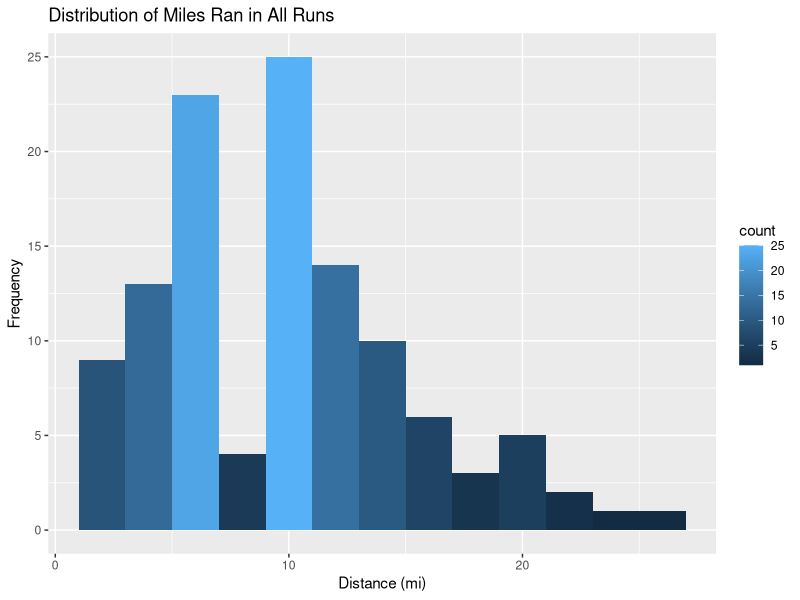
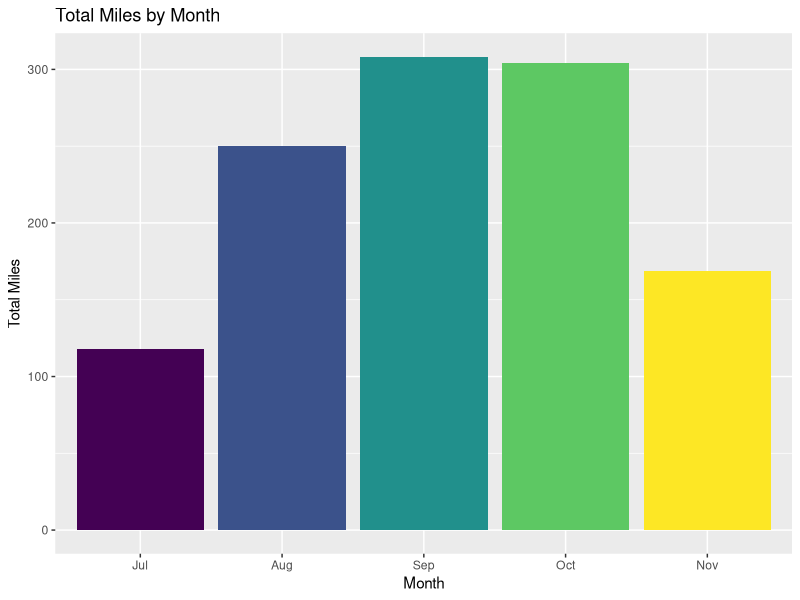
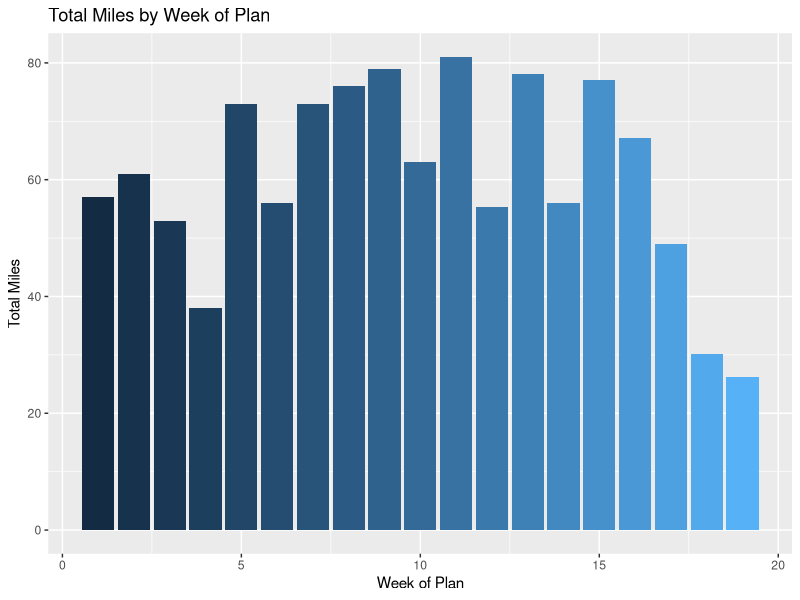
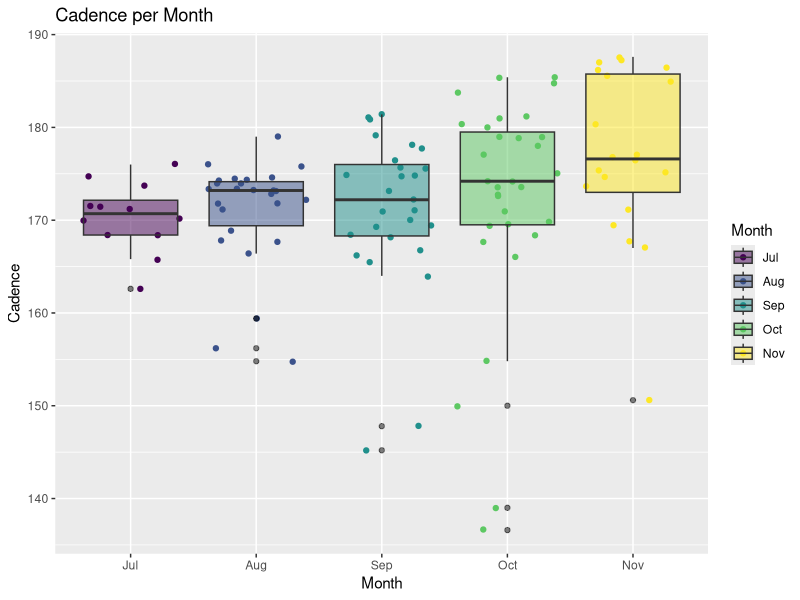
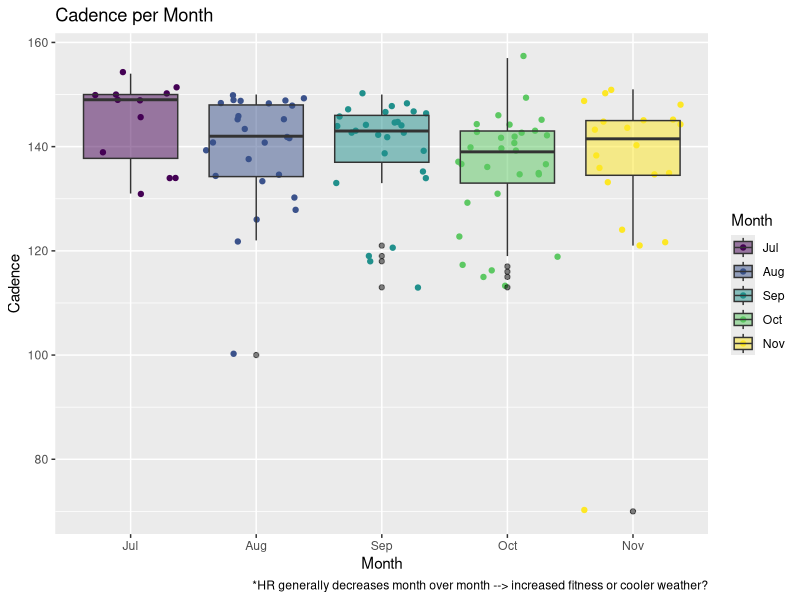
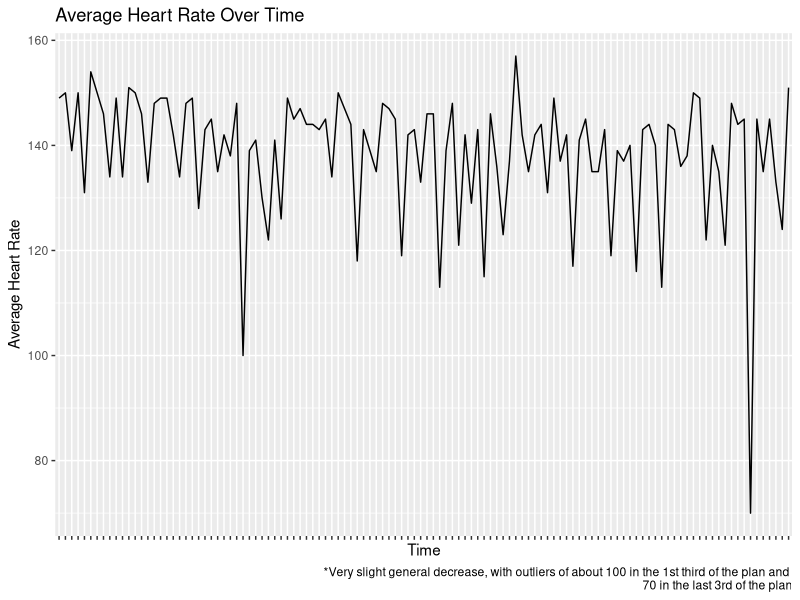
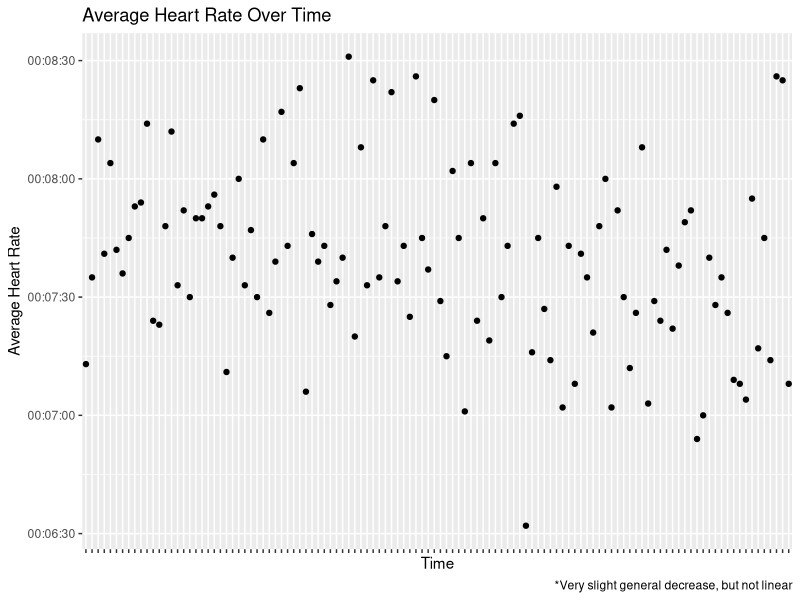
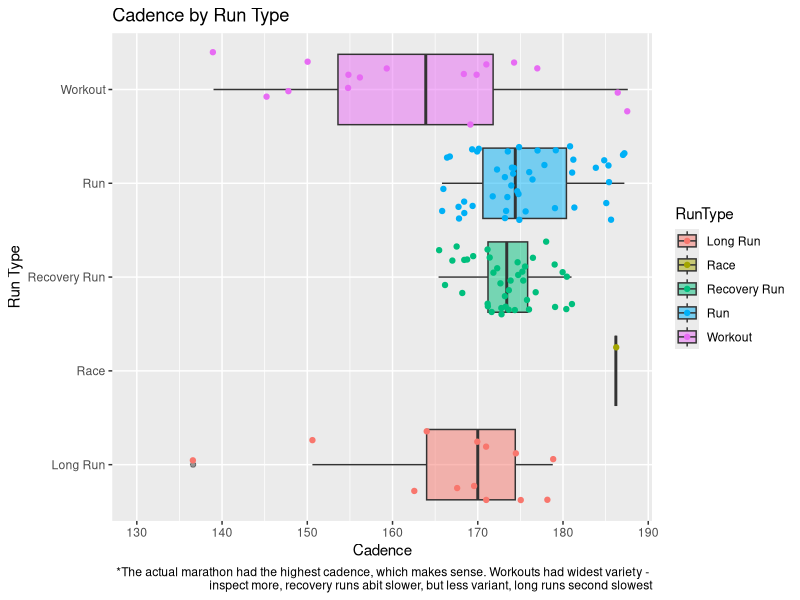

Generate these figures, in order, with R:
#install.packages("stringr")  - for manipulating string values
#install.packages("tidyr")    - data cleansing
#install.packages("plyr")     - for renaming columns

setwd("C:/Users/snewns/Dropbox/RunningAnalysis/R_Backups")
#setwd("C:/Users/Nimz/Dropbox/RunningAnalysis/R_Backups")

runs <- read.csv("cleanedMarathonTrainingData.csv")
str(runs)

#remove 1st col
runs$X <- NULL
head(runs,2)
#summary(runs)

#can't save POSIXct into CSV, must change here
runs$Time <- as.POSIXct(runs$Time)#, format = '%H:%M:%S')
runs$Avg.Pace <- as.POSIXct(runs$Avg.Pace)#, format = '%H:%M:%S')
str(runs)

#can't save ordered factors in CSV, must change here
runs$Month <- factor(runs$Month, ordered = TRUE, levels = c("Jul","Aug","Sep","Oct","Nov"))
class(runs$Month)

#load ggplot2
library(ggplot2)

#distance histogram
ggplot(data = runs, aes(x = Distance)) + 
  geom_histogram(binwidth = 2, aes(fill = ..count..)) + 
  xlab("Distance (mi)") + 
  ylab("Frequency") + 
  ggtitle("Distribution of Miles Ran in All Runs") 
  #labs(caption="*Majority of runs were between 9 and 11 miles, 
    #   with a suprisingly low number of runs between 7 and 9 miles")

#check data
tapply(runs$Distance,runs$Month,sum)


#graph table above --> miles by month bars
ggplot(data = runs, aes(x = Month, y = Distance, fill = Month)) + 
  geom_bar(stat="identity") +
  xlab("Month") + 
  ylab("Total Miles") + 
  guides(fill=FALSE) +
  ggtitle("Total Miles by Month")

ggplot(data = runs, aes(x = weekNumber, y = Distance, fill = weekNumber)) + 
  geom_bar(stat="identity") +
  xlab("Week of Plan") + 
  ylab("Total Miles") + 
  guides(fill=FALSE) +
  ggtitle("Total Miles by Week of Plan")

#avg. cadence grouped by month
ggplot(data = runs, aes(Month, Cad)) + 
  geom_jitter(aes(colour = Month)) +
  geom_boxplot(aes(fill = Month), 
               outlier.colour = "black", alpha = 0.5) + #geom_jitter()
  xlab("Month") + 
  ylab("Cadence") + 
  ggtitle("Cadence per Month") 


#avg. HR grouped by month
ggplot(data = runs, aes(Month, Avg.HR)) + 
  geom_jitter(aes(colour = Month)) +
  geom_boxplot(aes(fill = Month), 
               outlier.colour = "black", alpha = 0.5) + #geom_jitter()
  xlab("Month") + 
  ylab("Cadence") + 
  ggtitle("Cadence per Month") + 
  labs(caption="*HR generally decreases month over month --> increased fitness or cooler weather?")
#tbl <- tapply(runs$Avg.HR,runs$Month,median)

#average heart rate over plan line
ggplot(data = runs, aes(x = Date, y = Avg.HR)) + 
  geom_line(aes(group=1)) +
  theme(axis.text.x = element_blank()) +
  xlab("Time") + 
  ylab("Average Heart Rate") + 
  ggtitle("Average Heart Rate Over Time") + 
  labs(caption="*Very slight general decrease, with outliers of about 100 in the 1st third of the plan and 
70 in the last 3rd of the plan")

#average pace over plan line
ggplot(data = runs, aes(x = Date, y = Avg.Pace)) + 
  geom_point() + # by color? 
  #?stat_smooth() + 
  theme(axis.text.x = element_blank()) +
  xlab("Time") + 
  ylab("Average Heart Rate") + 
  ggtitle("Average Heart Rate Over Time") + 
  labs(caption="*Very slight general decrease, but not linear")

ggplot(data = runs, aes(x=RunType, y=Cad, fill = RunType)) + 
  geom_boxplot(alpha = 0.5) + 
  geom_jitter(aes(colour = RunType)) +
    #stat_summary(fun.y="median", geom="bar", alpha = 0.1) + 
  expand_limits(y = 130) + 
  xlab("Run Type") + 
  ylab("Cadence") + 
  coord_flip() + 
  ggtitle("Cadence by Run Type") + 
  labs(caption="*The actual marathon had the highest cadence, which makes sense. Workouts had widest variety - 
       inspect more, recovery runs abit slower, but less variant, long runs second slowest")



ggplot(data = runs, aes(x=Cad, y=Avg.HR)) + 
  geom_point(aes(colour = RunType)) +
  xlab("Cadence") + 
  ylab("Average Heart Rate") + 
  ggtitle("Average Hear Rate by Run Type ")


ggplot(data = runs, aes(x=Gear, y = Distance)) + 
  geom_bar(stat="identity", aes(fill = Gear)) +
  xlab("Cadence") + 
  ylab("Average Heart Rate") + 
  ggtitle("Average Hear Rate by Run Type ") +
  theme(axis.text.x=element_text(angle = 45, vjust = 0.5))